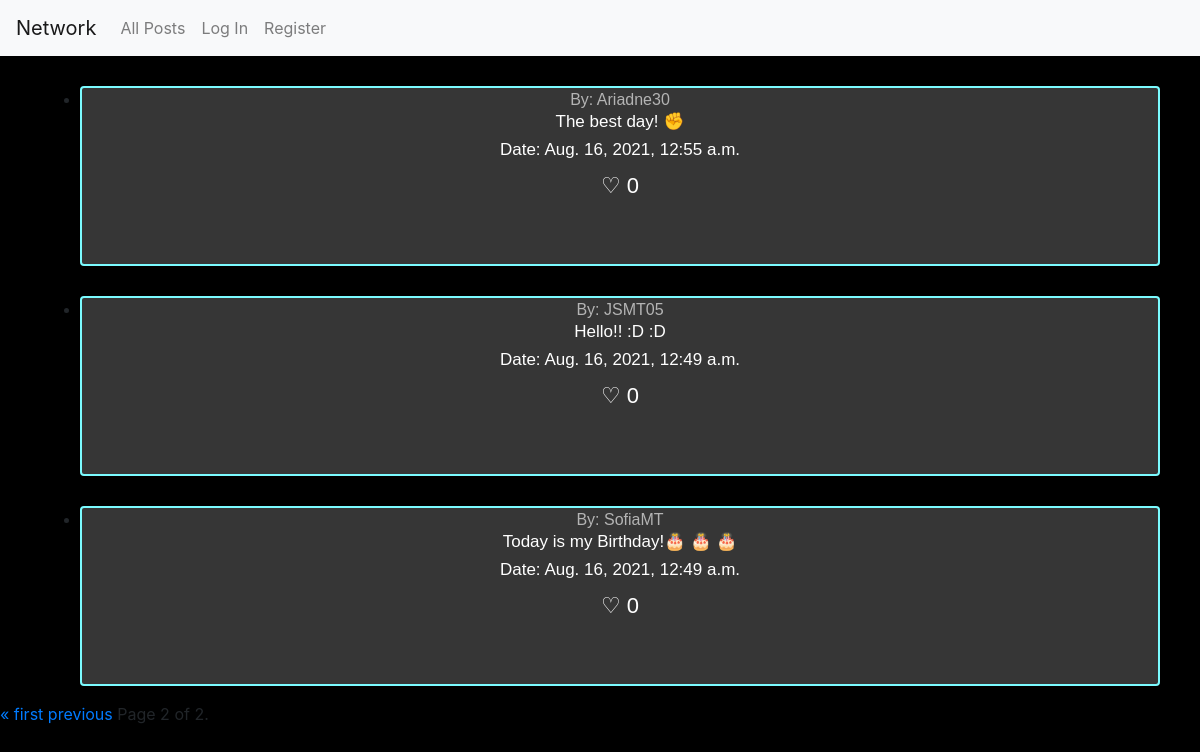
Screenshot of /?page=2 with the database file from the repository.
### network/models.py (models this page shows, shortened)
class User(AbstractUser):
    descripcion = models.CharField(max_length=300, default=None, null = True, blank=True)
    imagen = models.ImageField(upload_to = 'profiles', null = True, blank=True)
    seguidores = models.ManyToManyField('self', related_name='seguidos',related_query_name='seguido', symmetrical=False, blank=True)

class Publicacion(models.Model):
    descripcion = models.CharField(max_length=300, default=None)
    fecha = models.DateTimeField(auto_now_add=True)
    usuario = models.ForeignKey(User, on_delete=models.CASCADE, related_name="publicaciones")

### network/views.py (the view)
# urls.py: path("", views.index, name="index"),
def index(request):
    LstPublicaciones = []
    publicacionesA = Publicacion.objects.all().order_by('-fecha')
    for i in publicacionesA:
        publicaciones = {}
        likes = Like.objects.filter(publicacion=i).count()
        publicaciones['id'] = i.id
        publicaciones['usuario'] = i.usuario
        publicaciones['descripcion'] = i.descripcion
        publicaciones['fecha'] = i.fecha
        publicaciones['likes'] = likes
        LstPublicaciones.append(publicaciones)
    paginator = Paginator(LstPublicaciones, 10)
    page_number = request.GET.get('page')
    page_obj = paginator.get_page(page_number)
    return render(request, "network/index.html", {"page_obj": page_obj})

### network/templates/network/index.html (shortened to what this page needs)
{% extends "network/layout.html" %}
{% load static %}
{% block body %}
<ul class="contenedorPub">
    {% for pub in page_obj %}
    <li class="publicacion"><a id="Profile" class="tituloPub" href="{% url 'view_profile' pub.usuario.id %}">By:
            {{pub.usuario}}</a>
        <h6 class="titulo" id="desc {{pub.id}}">{{pub.descripcion}}</h6>
        <h6 class="titulo">Date: {{pub.fecha}} </h6>
        <label data-check="Likes {{pub.id}}" class="like" for="Likes {{pub.id}}" id={{pub.id}}>♡ {{pub.likes}}</label>
    </li>
    {% endfor %}
</ul>
<div class="pagination">
    <span class="step-links">
        {% if page_obj.has_previous %}
        <a href="?page=1">&laquo; first</a>
        <a href="?page={{ page_obj.previous_page_number }}">previous</a>
        {% endif %}
        <span class="current">
            Page {{ page_obj.number }} of {{ page_obj.paginator.num_pages }}.
        </span>
    </span>
</div>
{% endblock %}

### network/static/network/css.css (style rules this page uses)
body { background: rgb(0, 0, 0); }
.tituloPub { color:rgb(180, 180, 180); border-radius: 5px; }
.titulo { color: rgb(255, 255, 255); font-family: 'Gill Sans', 'Gill Sans MT', Calibri, 'Trebuchet MS', sans-serif; font-size: 17px; position: relative; animation-name: movePuText; animation-duration: 1.5s; animation-iteration-count: 1; animation-fill-mode: forwards; cursor: pointer; }
.contenedorPub { display: flex; flex-direction: column; align-items: center; }
.publicacion { position: relative; animation-name: movePu; animation-duration: 1.5s; animation-iteration-count: 1; animation-fill-mode: forwards; text-align: center; background: rgb(54, 54, 54); border: rgb(123, 251, 255) solid 2px; border-radius: 4px; margin-top: 30px; font-family:'Trebuchet MS', 'Lucida Sans Unicode', 'Lucida Grande', 'Lucida Sans', Arial, sans-serif }
.like { color: rgb(255, 255, 255); font-family: 'Gill Sans', 'Gill Sans MT', Calibri, 'Trebuchet MS', sans-serif; font-size: 17px; position: relative; font-size: 22px; cursor: pointer; }

### rows the page displays
User: usuario "Ariadne30", descripcion "The best day! ✊", fecha "Aug. 16, 2021, 12:55 a.m.", likes "0"
User: usuario "JSMT05", descripcion "Hello!! :D :D", fecha "Aug. 16, 2021, 12:49 a.m.", likes "0"
User: usuario "SofiaMT", descripcion "Today is my Birthday!🎂 🎂 🎂", fecha "Aug. 16, 2021, 12:49 a.m.", likes "0"

### other values shown
{{ page_obj.number }} "2"
{{ page_obj.paginator.num_pages }} "2"
